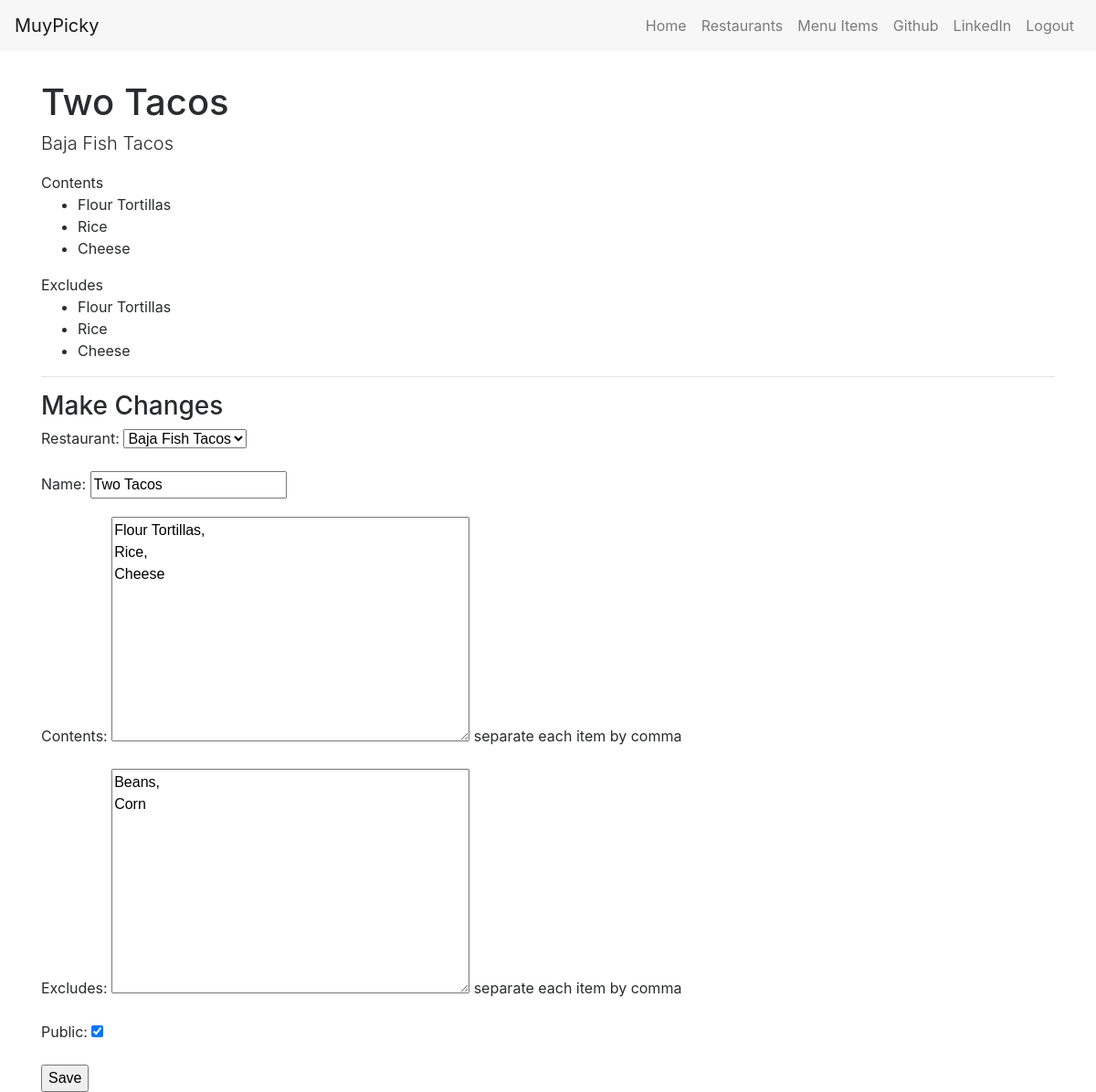
Page /items/2/ (signed in) on the earlier database version.
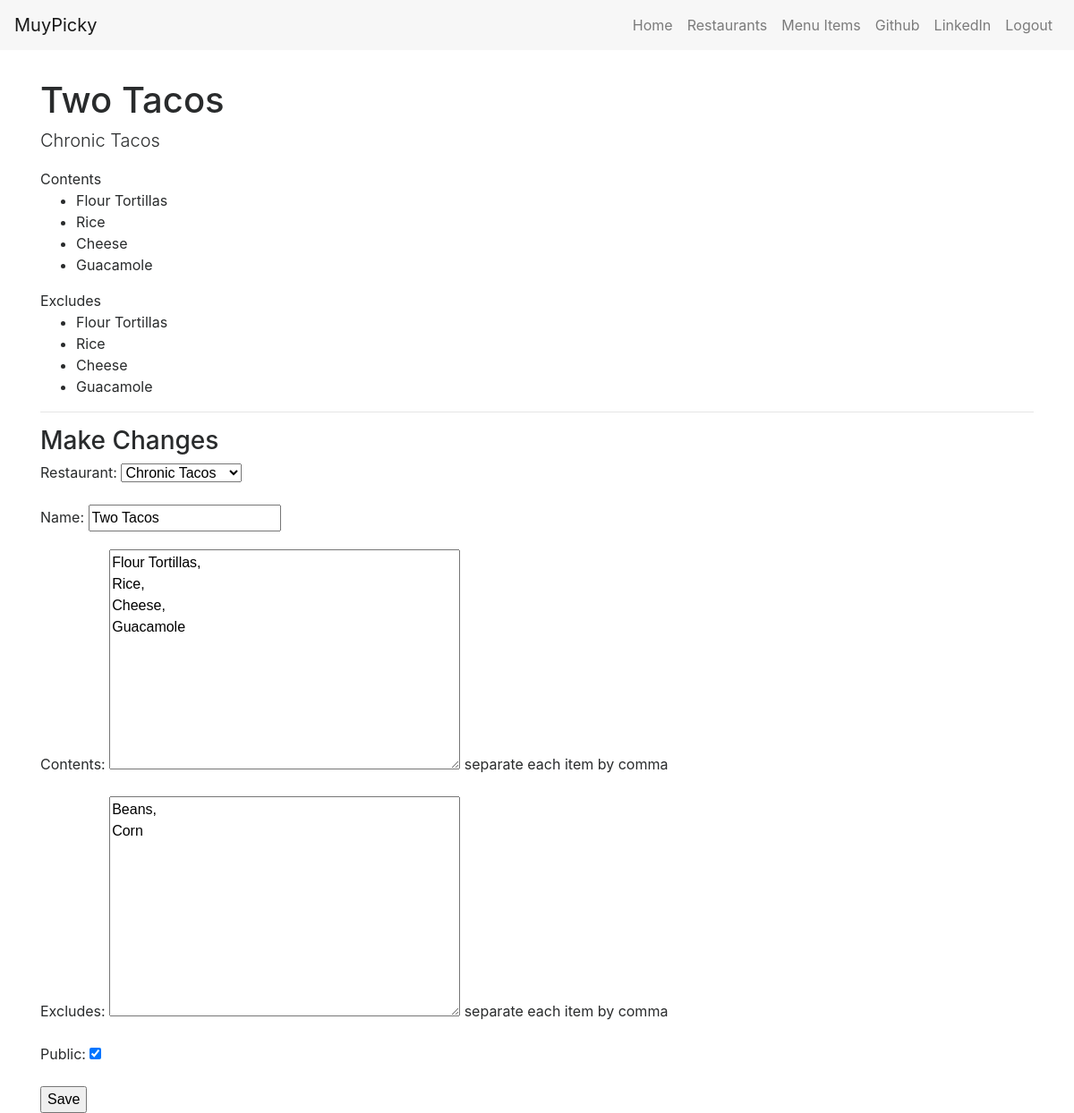
Same page on the later database version.
### menus/models.py (models this page shows, shortened)
class Item(models.Model):
    user            = models.ForeignKey(settings.AUTH_USER_MODEL)
    restaurant      = models.ForeignKey(RestaurantLocation)
    name            = models.CharField(max_length=120)
    contents        = models.TextField(help_text="separate each item by comma")
    excludes        = models.TextField(blank=True, null=True, help_text="separate each item by comma")
    public          = models.BooleanField(default=True)
    timestamp       = models.DateTimeField(auto_now_add=True)
    updated         = models.DateTimeField(auto_now=True)
    class Meta:
        ordering = ['-updated', '-timestamp']
    def get_contents(self):
        return self.contents.split(',')
    def get_excludes(self):
        return self.contents.split(',')

### muyPicky/models.py (models this page shows, shortened)
class RestaurantLocation(models.Model):
    owner       = models.ForeignKey(User)
    name        = models.CharField(max_length = 100)
    location    = models.CharField(max_length=100, null=True, blank=True)
    category    = models.CharField(max_length=100, null=True, blank=True, validators=[validate_category])
    description = models.TextField(default="")
    timestamp   = models.DateTimeField(auto_now_add=True)
    updated     = models.DateTimeField(auto_now=True)
    slug        = models.SlugField(null=True, blank=True)
    objects = RestaurantLocationManager() #add Mode.objects.all
    def __str__(self):
        return self.name

### menus/views.py (the view)
# urls.py: url(r'^(?P<pk>\d+)/$', ItemUpdateView.as_view(), name='detail'),
class ItemUpdateView(LoginRequiredMixin, UpdateView):
    template_name = 'menus/detail-update.html'
    form_class = ItemForm
    def get_queryset(self):
        return Item.objects.filter(user=self.request.user)  # checks if user is authenticated
    def get_context_data(self, *args, **kwargs):
        context = super(ItemUpdateView, self).get_context_data(*args, *kwargs)
        context['title'] = 'Update Item'
        return context
    def get_form_kwargs(self):
        kwargs = super(ItemUpdateView, self).get_form_kwargs()
        kwargs['user'] = self.request.user
        return kwargs

### menus/forms.py
class ItemForm(forms.ModelForm):
    def __init__(self, user=None, *args, **kwargs):
        super(ItemForm, self).__init__(*args, **kwargs)
        self.fields['restaurant'].queryset = RestaurantLocation.objects.filter(owner=user)
    class Meta:
        model = Item
        fields = [
            'restaurant',
            'name',
            'contents',
            'excludes',
            'public'
        ]

### muyPicky/models.py (called while the page is built)
    def get_queryset(self):
        return RestaurantLocationQuerySet(self.model, using=self._db)

### templates/menus/detail-update.html (shortened to what this page needs)
{% extends 'base.html' %}
{% block content %}
    <h1>{{ form.instance.name }}</h1>
    <p class="lead">{{ form.instance.restaurant.name }}</p>
        {% if form.instance.contents %}
            Contents
            <ul>
                {% for item in form.instance.get_contents %}
                    <li>{{ item }}</li>
                {% endfor %}
            </ul>
        {% endif %}
        {% if form.instance.excludes %}
            Excludes
            <ul>
                {% for item in form.instance.get_excludes %}
                    <li>{{ item }}</li>
                {% endfor %}
            </ul>
        {% endif %}
    <hr />
    <h3>Make Changes</h3>
    {% include 'snippets/form-snippet.html' with form=form %}
{% endblock %}

### templates/snippets/form-snippet.html (shortened to what this page needs)
<form method="POST"> {% csrf_token %}
    {{ form.as_p }}
    <button type="submit">Save</button>
</form>

Differences in the rows shown:
changed Item "Two Tacos": instance.restaurant.name "Baja Fish Tacos" → "Chronic Tacos"; restaurant "Baja Fish Tacos" → "Chronic Tacos"; contents "Flour Tortillas, Rice, Cheese" → "Flour Tortillas, Rice, Cheese, Guacamole"
Other differences:
new list line: "Guacamole"
